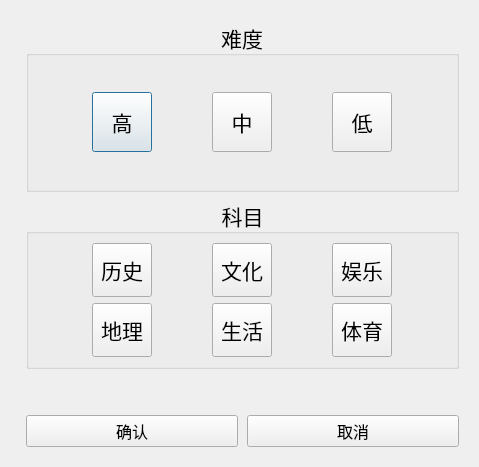
<?xml version="1.0" encoding="UTF-8"?>
<ui version="4.0">
 <class>Dialog</class>
 <widget class="QDialog" name="Dialog">
  <property name="windowModality">
   <enum>Qt::WindowModal</enum>
  </property>
  <property name="geometry">
   <rect>
    <x>0</x>
    <y>0</y>
    <width>479</width>
    <height>467</height>
   </rect>
  </property>
  <property name="windowTitle">
   <string>Dialog</string>
  </property>
  <property name="styleSheet">
   <string notr="true">border-image: url(:/img/img/yangpi.png);</string>
  </property>
  <property name="modal">
   <bool>true</bool>
  </property>
  <layout class="QFormLayout" name="formLayout">
   <item row="0" column="1">
    <widget class="QWidget" name="widget" native="true">
     <property name="sizePolicy">
      <sizepolicy hsizetype="Preferred" vsizetype="Preferred">
       <horstretch>1</horstretch>
       <verstretch>1</verstretch>
      </sizepolicy>
     </property>
     <layout class="QVBoxLayout" name="verticalLayout" stretch="1,1,0,1">
      <item>
       <widget class="QGroupBox" name="groupBox">
        <property name="font">
         <font>
          <family>Adobe Arabic</family>
          <pointsize>16</pointsize>
         </font>
        </property>
        <property name="title">
         <string>难度</string>
        </property>
        <property name="alignment">
         <set>Qt::AlignCenter</set>
        </property>
        <layout class="QHBoxLayout" name="horizontalLayout">
         <item>
          <widget class="QPushButton" name="pushButton">
           <property name="maximumSize">
            <size>
             <width>60</width>
             <height>60</height>
            </size>
           </property>
           <property name="font">
            <font>
             <family>Adobe Caslon Pro</family>
             <pointsize>16</pointsize>
             <weight>50</weight>
             <bold>false</bold>
            </font>
           </property>
           <property name="text">
            <string>高</string>
           </property>
          </widget>
         </item>
         <item>
          <widget class="QPushButton" name="pushButton_2">
           <property name="sizePolicy">
            <sizepolicy hsizetype="Expanding" vsizetype="Fixed">
             <horstretch>0</horstretch>
             <verstretch>0</verstretch>
            </sizepolicy>
           </property>
           <property name="maximumSize">
            <size>
             <width>60</width>
             <height>60</height>
            </size>
           </property>
           <property name="font">
            <font>
             <family>Adobe Caslon Pro</family>
             <pointsize>16</pointsize>
             <weight>50</weight>
             <bold>false</bold>
            </font>
           </property>
           <property name="text">
            <string>中</string>
           </property>
          </widget>
         </item>
         <item>
          <widget class="QPushButton" name="pushButton_3">
           <property name="maximumSize">
            <size>
             <width>60</width>
             <height>60</height>
            </size>
           </property>
           <property name="font">
            <font>
             <family>Adobe Caslon Pro</family>
             <pointsize>16</pointsize>
             <weight>50</weight>
             <bold>false</bold>
            </font>
           </property>
           <property name="text">
            <string>低</string>
           </property>
          </widget>
         </item>
        </layout>
       </widget>
      </item>
      <item>
       <widget class="QGroupBox" name="groupBox">
        <property name="font">
         <font>
          <family>Adobe Arabic</family>
          <pointsize>16</pointsize>
         </font>
        </property>
        <property name="title">
         <string>科目</string>
        </property>
        <property name="alignment">
         <set>Qt::AlignCenter</set>
        </property>
        <layout class="QGridLayout" name="gridLayout">
         <item row="0" column="1">
          <widget class="QPushButton" name="pushButton_4">
           <property name="maximumSize">
            <size>
             <width>60</width>
             <height>60</height>
            </size>
           </property>
           <property name="font">
            <font>
             <family>Adobe Caslon Pro</family>
             <pointsize>16</pointsize>
            </font>
           </property>
           <property name="text">
            <string>文化</string>
           </property>
          </widget>
         </item>
         <item row="1" column="0">
          <widget class="QPushButton" name="pushButton_7">
           <property name="maximumSize">
            <size>
             <width>60</width>
             <height>60</height>
            </size>
           </property>
           <property name="font">
            <font>
             <family>Adobe Caslon Pro</family>
             <pointsize>16</pointsize>
            </font>
           </property>
           <property name="text">
            <string>地理</string>
           </property>
          </widget>
         </item>
         <item row="0" column="0">
          <widget class="QPushButton" name="pushButton_5">
           <property name="maximumSize">
            <size>
             <width>60</width>
             <height>60</height>
            </size>
           </property>
           <property name="font">
            <font>
             <family>Adobe Caslon Pro</family>
             <pointsize>16</pointsize>
            </font>
           </property>
           <property name="text">
            <string>历史</string>
           </property>
          </widget>
         </item>
         <item row="0" column="2">
          <widget class="QPushButton" name="pushButton_6">
           <property name="maximumSize">
            <size>
             <width>60</width>
             <height>60</height>
            </size>
           </property>
           <property name="font">
            <font>
             <family>Adobe Caslon Pro</family>
             <pointsize>16</pointsize>
            </font>
           </property>
           <property name="text">
            <string>娱乐</string>
           </property>
          </widget>
         </item>
         <item row="1" column="2">
          <widget class="QPushButton" name="pushButton_9">
           <property name="maximumSize">
            <size>
             <width>60</width>
             <height>60</height>
            </size>
           </property>
           <property name="font">
            <font>
             <family>Adobe Caslon Pro</family>
             <pointsize>16</pointsize>
            </font>
           </property>
           <property name="text">
            <string>体育</string>
           </property>
          </widget>
         </item>
         <item row="1" column="1">
          <widget class="QPushButton" name="pushButton_8">
           <property name="maximumSize">
            <size>
             <width>60</width>
             <height>60</height>
            </size>
           </property>
           <property name="font">
            <font>
             <family>Adobe Caslon Pro</family>
             <pointsize>16</pointsize>
            </font>
           </property>
           <property name="text">
            <string>生活</string>
           </property>
          </widget>
         </item>
        </layout>
       </widget>
      </item>
      <item>
       <spacer name="verticalSpacer">
        <property name="orientation">
         <enum>Qt::Vertical</enum>
        </property>
        <property name="sizeHint" stdset="0">
         <size>
          <width>20</width>
          <height>40</height>
         </size>
        </property>
       </spacer>
      </item>
      <item>
       <layout class="QHBoxLayout" name="horizontalLayout_2">
        <property name="spacing">
         <number>9</number>
        </property>
        <item>
         <widget class="QPushButton" name="pushButton_10">
          <property name="font">
           <font>
            <family>Adobe Arabic</family>
            <pointsize>12</pointsize>
           </font>
          </property>
          <property name="text">
           <string>确认</string>
          </property>
         </widget>
        </item>
        <item>
         <widget class="QPushButton" name="pushButton_11">
          <property name="font">
           <font>
            <family>Adobe Arabic</family>
            <pointsize>12</pointsize>
           </font>
          </property>
          <property name="text">
           <string>取消</string>
          </property>
         </widget>
        </item>
       </layout>
      </item>
     </layout>
    </widget>
   </item>
  </layout>
 </widget>
 <resources>
  <include location="samplesoftware.qrc"/>
 </resources>
 <connections/>
</ui>
